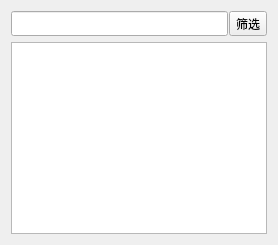
               <widget class="QWidget" name="tab_11">
                <attribute name="title">
                 <string>名称筛选</string>
                </attribute>
                <layout class="QHBoxLayout" name="horizontalLayout_12">
                 <item>
                  <layout class="QVBoxLayout" name="verticalLayout_4">
                   <item>
                    <layout class="QHBoxLayout" name="horizontalLayout_15" stretch="10,0">
                     <property name="spacing">
                      <number>1</number>
                     </property>
                     <item>
                      <widget class="QLineEdit" name="lineEdit">
                       <property name="font">
                        <font>
                         <family>宋体</family>
                        </font>
                       </property>
                       <property name="inputMask">
                        <string/>
                       </property>
                       <property name="text">
                        <string/>
                       </property>
                      </widget>
                     </item>
                     <item>
                      <widget class="QToolButton" name="pushButton_show_name">
                       <property name="font">
                        <font>
                         <family>AcadEref</family>
                         <pointsize>9</pointsize>
                        </font>
                       </property>
                       <property name="text">
                        <string>筛选</string>
                       </property>
                       <property name="toolButtonStyle">
                        <enum>Qt::ToolButtonTextUnderIcon</enum>
                       </property>
                       <property name="autoRaise">
                        <bool>false</bool>
                       </property>
                       <property name="arrowType">
                        <enum>Qt::NoArrow</enum>
                       </property>
                      </widget>
                     </item>
                    </layout>
                   </item>
                   <item>
                    <widget class="QTreeWidget" name="treeWidget_name">
                     <property name="sizePolicy">
                      <sizepolicy hsizetype="Expanding" vsizetype="Expanding">
                       <horstretch>0</horstretch>
                       <verstretch>0</verstretch>
                      </sizepolicy>
                     </property>
                     <property name="font">
                      <font>
                       <family>宋体</family>
                      </font>
                     </property>
                     <property name="headerHidden">
                      <bool>true</bool>
                     </property>
                     <column>
                      <property name="text">
                       <string>材料名称</string>
                      </property>
                      <property name="font">
                       <font>
                        <family>宋体</family>
                        <pointsize>10</pointsize>
                        <weight>75</weight>
                        <bold>true</bold>
                       </font>
                      </property>
                     </column>
                    </widget>
                   </item>
                  </layout>
                 </item>
                </layout>
               </widget>
